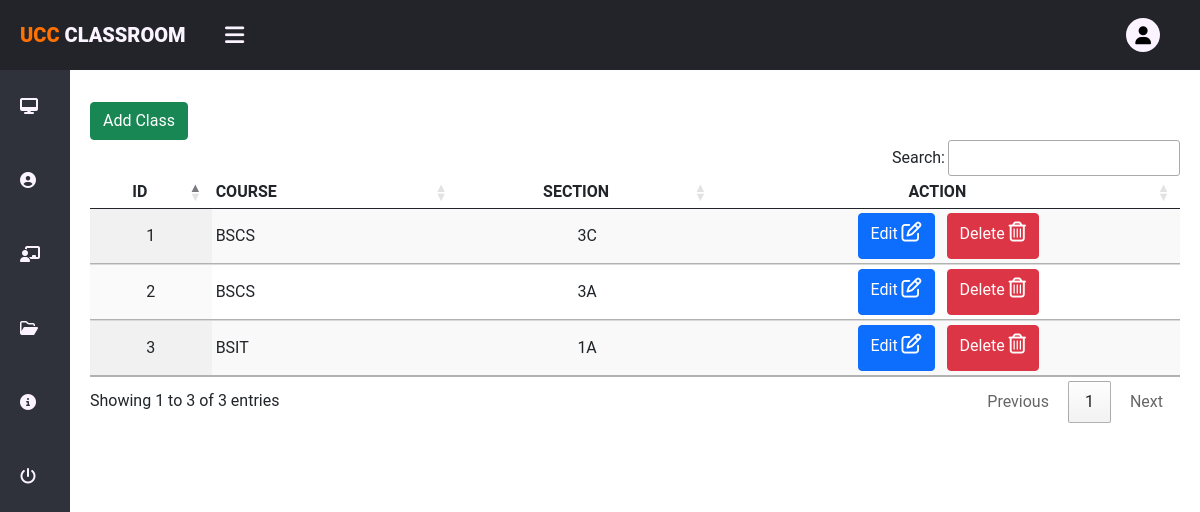
Page /admin/sectionManage.php (signed in) on the earlier database version.
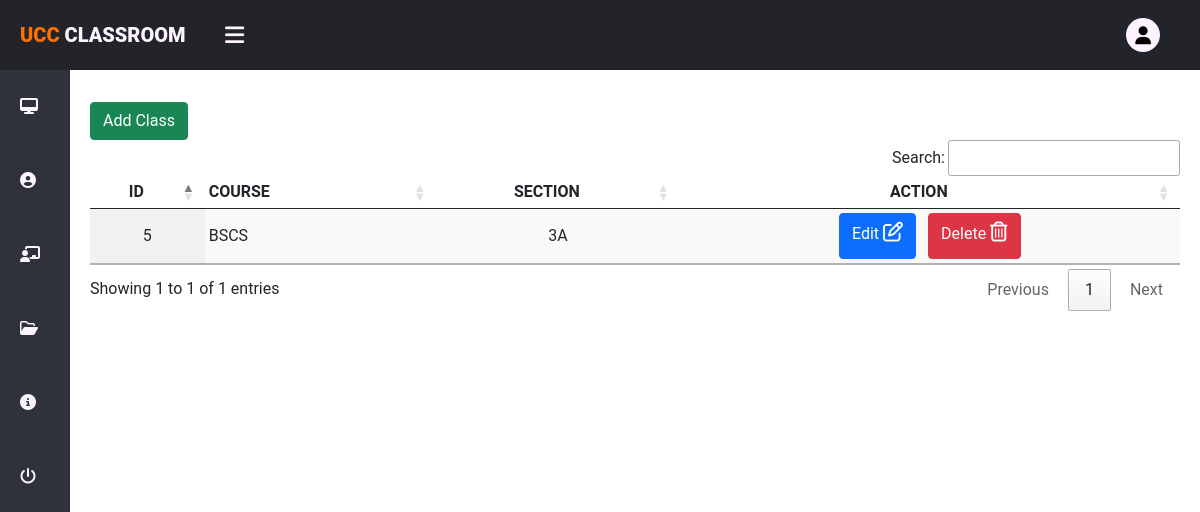
Same page on the later database version.
### tables this page shows
CREATE TABLE `sections` (
  `id` int(11) NOT NULL,
  `course` varchar(155) NOT NULL,
  `section` varchar(100) NOT NULL
);

### admin/sectionManage.php (the view, shortened to what this page needs)
<?php
  require('includes/Header.php');
?>
<div class="x--main-container">
<div class="container pt-4 ">
    <div class="container-lg p-2 bg-white rounded">
    <button type="button" class="btn btn-success" data-toggle="modal" data-target="#addClassModal">
      Add Class
    </button>
    <table id="tableView" class="display responsive  compact table table-striped" width="100%">
        <thead>
          <tr>
            <th class="text-center">ID</th>
            <th class="text-start">COURSE</th>
            <th class="text-center">SECTION</th>
            <th class="text-center">ACTION</th>
          </tr>
        </thead>
        <tbody>
          <?php
            include '../Components/Database.php';
            $sections = $con->query("SELECT * FROM sections");
            if($sections->num_rows > 0) {
              while($row = $sections->fetch_assoc()){?>
                <tr>
                  <td class="text-center  align-middle"><?php echo $row['id'] ?></td>
                  <td class="text-start  align-middle"><?php echo $row['course'] ?></td>
                  <td class="text-center  align-middle"><?php echo $row['section'] ?></td>
                  <td class="text-center  align-middle">
                    <button type="button" class="btn btn-primary mx-1" data-toggle="modal" data-target="#editStudentModal" >
                        Edit
                        <i class="fa-solid fa-pen-to-square h5"></i>
                    </button>
                    <button  type="button" class="btn btn-danger mx-1" data-toggle="modal" data-target="#deleteStudentModal" >
                        Delete
                      <i class="fa fa-trash h5" aria-hidden="true"></i>
                    </button>
                  </td>
                </tr>
              <?php
              }
            }
          ?>
        </tbody>
      </table>
    </div>
</div>
</div>
<?php
require('includes/Footer.php');
?>

Differences in the rows shown:
removed sections: id "1", course "BSCS", section "3C"
removed sections: id "2", course "BSCS", section "3A"
removed sections: id "3", course "BSIT", section "1A"
added sections: id "5", course "BSCS", section "3A"
Other differences:
text written by a page script: "Search: Showing 1 to 3 of 3 entries Previous 1 Next" → "Search: Showing 1 to 1 of 1 entries Previous 1 Next"
